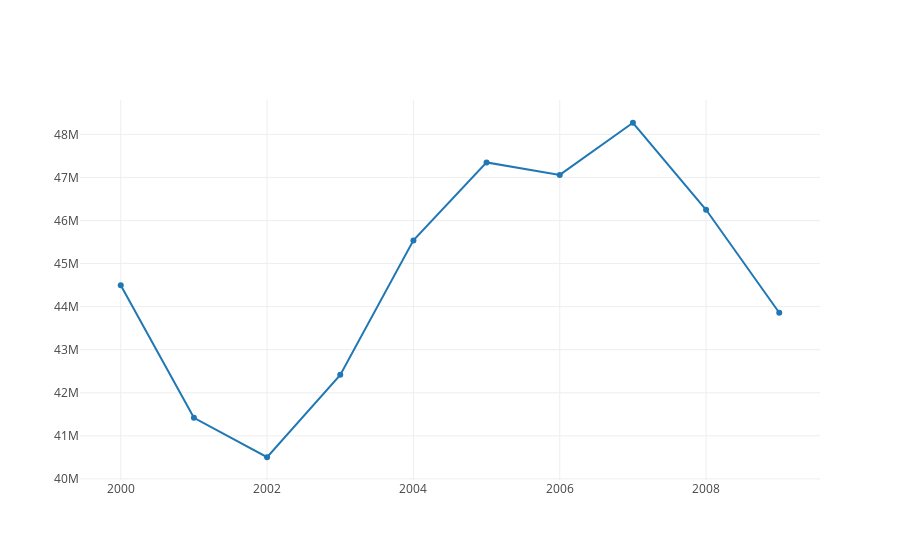

Notebook code for this chart:
### Code cell
data = [go.Scatter(
        x=df3['Year'], 
        y=df3['Passengers']
    )]

fig = go.Figure(data = data)
iplot(fig)

### Figure 1 — Plotly figure (JSON) as saved in the notebook; plotly's stock layout.template omitted (floating-point values rounded to 4 significant figures)
{"data": [{"type": "scatter", "x": ["2000", "2001", "2002", "2003", "2004", "2005", "2006", "2007", "2008", "2009"], "y": [44500000.0, 41420000.0, 40500000.0, 42420000.0, 45539118, 47350000.0, 47060000.0, 48270000.0, 46250000.0, 43860000.0]}], "layout": {}}
